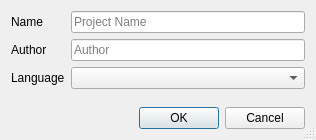
<?xml version="1.0" encoding="UTF-8"?>
<ui version="4.0">
 <class>ProjectPropertiesWindow</class>
 <widget class="QDialog" name="ProjectPropertiesWindow">
  <property name="windowModality">
   <enum>Qt::ApplicationModal</enum>
  </property>
  <property name="geometry">
   <rect>
    <x>0</x>
    <y>0</y>
    <width>316</width>
    <height>140</height>
   </rect>
  </property>
  <property name="sizePolicy">
   <sizepolicy hsizetype="Preferred" vsizetype="Fixed">
    <horstretch>0</horstretch>
    <verstretch>0</verstretch>
   </sizepolicy>
  </property>
  <property name="minimumSize">
   <size>
    <width>0</width>
    <height>140</height>
   </size>
  </property>
  <property name="maximumSize">
   <size>
    <width>16777215</width>
    <height>140</height>
   </size>
  </property>
  <property name="windowTitle">
   <string>Project Properties</string>
  </property>
  <property name="sizeGripEnabled">
   <bool>true</bool>
  </property>
  <property name="modal">
   <bool>true</bool>
  </property>
  <layout class="QVBoxLayout" name="verticalLayout">
   <item>
    <layout class="QFormLayout" name="formLayout">
     <item row="0" column="0">
      <widget class="QLabel" name="nameLabel">
       <property name="text">
        <string>Name</string>
       </property>
       <property name="buddy">
        <cstring>lineEditName</cstring>
       </property>
      </widget>
     </item>
     <item row="0" column="1">
      <widget class="QLineEdit" name="lineEditName">
       <property name="placeholderText">
        <string>Project Name</string>
       </property>
      </widget>
     </item>
     <item row="1" column="0">
      <widget class="QLabel" name="labelAuthor">
       <property name="text">
        <string>Author</string>
       </property>
       <property name="buddy">
        <cstring>lineEditAuthor</cstring>
       </property>
      </widget>
     </item>
     <item row="1" column="1">
      <widget class="QLineEdit" name="lineEditAuthor">
       <property name="placeholderText">
        <string>Author</string>
       </property>
      </widget>
     </item>
     <item row="2" column="0">
      <widget class="QLabel" name="labelLanguage">
       <property name="text">
        <string>Language</string>
       </property>
       <property name="buddy">
        <cstring>languagePicker</cstring>
       </property>
      </widget>
     </item>
     <item row="2" column="1">
      <widget class="novelist::LanguagePicker" name="languagePicker"/>
     </item>
    </layout>
   </item>
   <item>
    <widget class="QDialogButtonBox" name="buttonBox">
     <property name="standardButtons">
      <set>QDialogButtonBox::Cancel|QDialogButtonBox::Ok</set>
     </property>
    </widget>
   </item>
  </layout>
 </widget>
 <customwidgets>
  <customwidget>
   <class>novelist::LanguagePicker</class>
   <extends>QComboBox</extends>
   <header>widgets/LanguagePicker.h</header>
  </customwidget>
 </customwidgets>
 <resources/>
 <connections>
  <connection>
   <sender>buttonBox</sender>
   <signal>accepted()</signal>
   <receiver>ProjectPropertiesWindow</receiver>
   <slot>accept()</slot>
   <hints>
    <hint type="sourcelabel">
     <x>157</x>
     <y>118</y>
    </hint>
    <hint type="destinationlabel">
     <x>157</x>
     <y>69</y>
    </hint>
   </hints>
  </connection>
  <connection>
   <sender>buttonBox</sender>
   <signal>rejected()</signal>
   <receiver>ProjectPropertiesWindow</receiver>
   <slot>reject()</slot>
   <hints>
    <hint type="sourcelabel">
     <x>157</x>
     <y>118</y>
    </hint>
    <hint type="destinationlabel">
     <x>157</x>
     <y>69</y>
    </hint>
   </hints>
  </connection>
 </connections>
</ui>
